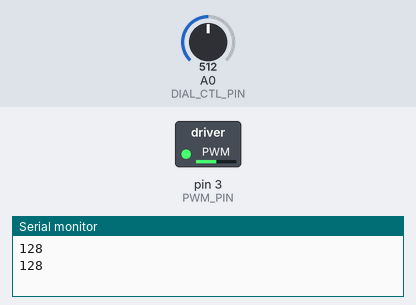
Simulated run of this sketch. Board: Arduino Uno, built with avr-gcc and run on an emulated ATmega328P. On the bench: switched loads named in the sketch (green lamp = pin HIGH), the last lines printed to the serial monitor. The inputs (shaded band) are chosen by the test bench; at power-on: A0 (DIAL_CTL_PIN) = 512.

Above: at 1.8 s.
1.9 s: A0 (DIAL_CTL_PIN) set to 716
At 2.6 s:
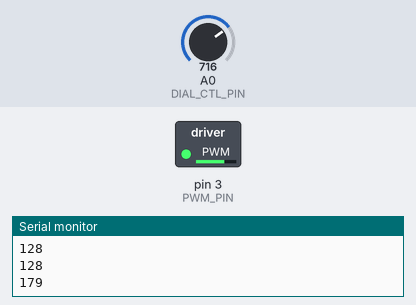
3.5 s: A0 (DIAL_CTL_PIN) set to 900
At 5.2 s:
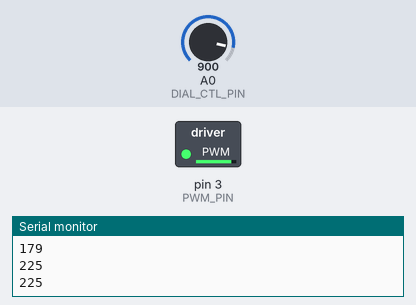
5.5 s: A0 (DIAL_CTL_PIN) set to 122
At 6.9 s:
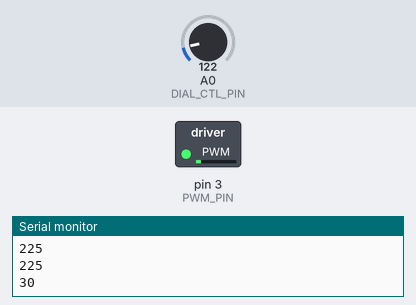
7.5 s: A0 (DIAL_CTL_PIN) set to 0
At 8.4 s:
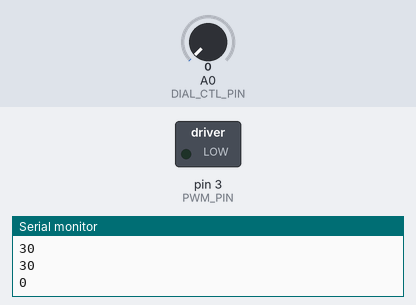
Timing chart, 0 to 10.5 s (numbered marks = the images above; inputs shaded):
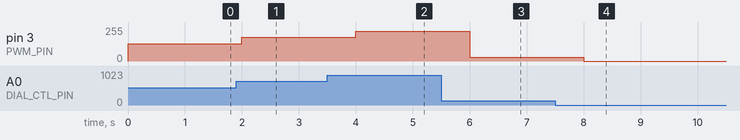

The sketch:

pwm_motor_control.ino
```cpp
/* PWM Motor Control Sketch */

#define PWM_PIN 3
#define DIAL_CTL_PIN A0
#define UPDATE_PERIOD_MS 1000  // Update once per second

#define DEBUG_SERIAL

void setup()
{
  #ifdef DEBUG_SERIAL
  Serial.begin(9600);
  #endif

  pinMode(PWM_PIN, OUTPUT);

}


void loop()
{
  int dial_ctl_val;

  dial_ctl_val = analogRead(DIAL_CTL_PIN);

  /* the analog read gives 0-1023.
   *  We want 0-255, so shift by 2.
   */
  dial_ctl_val = dial_ctl_val >> 2;

  #ifdef DEBUG_SERIAL
  Serial.println(dial_ctl_val);
  #endif

  analogWrite(PWM_PIN, dial_ctl_val);

  delay(UPDATE_PERIOD_MS);
}
```

Measured:
- after the input at 1.9 s, pin 3 (PWM_PIN): 128/255 → 179/255 after 0.10 s
- after the input at 3.5 s, pin 3 (PWM_PIN): 179/255 → 225/255 after 0.50 s
- after the input at 5.5 s, pin 3 (PWM_PIN): 225/255 → 30/255 after 0.50 s
- after the input at 7.5 s, pin 3 (PWM_PIN): 30/255 → 0/255 after 0.50 s
